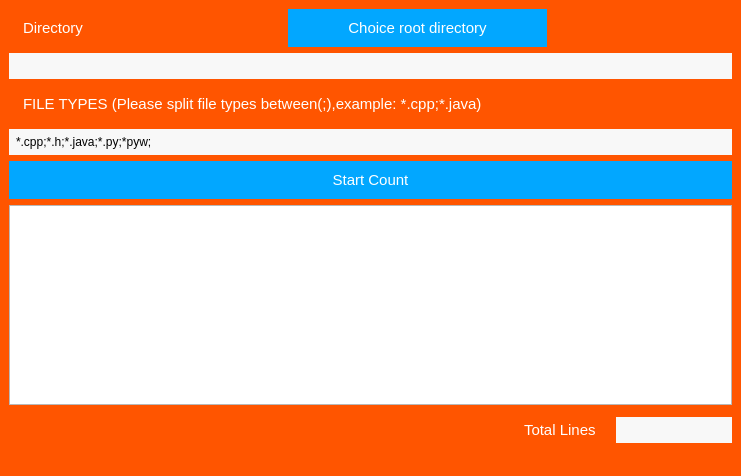
<?xml version="1.0" encoding="UTF-8"?>
<ui version="4.0">
 <class>MainWindow</class>
 <widget class="QMainWindow" name="MainWindow">
  <property name="geometry">
   <rect>
    <x>0</x>
    <y>0</y>
    <width>741</width>
    <height>476</height>
   </rect>
  </property>
  <property name="windowTitle">
   <string>CodeLineCounter</string>
  </property>
  <property name="styleSheet">
   <string notr="true">QMainWindow
{
	
	background-color:rgb(255, 85, 0)
}
QLabel
{
	color:rgb(255, 255, 255);
	padding:10px;
	font-family: &quot;Verdana&quot;;
	font-size: 15px;
	text-align: center;
}
QLineEdit
{
	color:rgb(0,0,0);
	background-color:#F8F8F8;
	border:0;
	padding:5px 5px;
}
QPushButton
{
	color: rgb(255, 255, 255);
	background-color:rgb(2, 167, 255);
	border:none;
    padding: 10px 60px;
	font-family: &quot;Verdana&quot;;
	font-size: 15px;
	text-align: center;
}
QPushButton:hover, QPushButton:pressed , QPushButton:checked
{
	background-color:rgb(10, 128, 255);
	padding-right: 20px;	
	font-weight:100
}
QPushButton:hover
{
	background-image: url(:/icon/next_dark);
	background-repeat:no-repeat;
	background-position: center left;
}
QPushButton:pressed, QPushButton:checked
{
	background-image: url(:/icon/next_light);
	background-repeat:no-repeat;
	background-position: center left;
}</string>
  </property>
  <widget class="QWidget" name="centralWidget">
   <layout class="QGridLayout" name="gridLayout_3">
    <item row="0" column="0" colspan="3">
     <layout class="QGridLayout" name="gridLayout_2">
      <item row="0" column="0">
       <widget class="QLabel" name="rootDicLabel">
        <property name="text">
         <string>Directory</string>
        </property>
       </widget>
      </item>
      <item row="0" column="1">
       <spacer name="horizontalSpacer">
        <property name="orientation">
         <enum>Qt::Horizontal</enum>
        </property>
        <property name="sizeType">
         <enum>QSizePolicy::Expanding</enum>
        </property>
        <property name="sizeHint" stdset="0">
         <size>
          <width>40</width>
          <height>20</height>
         </size>
        </property>
       </spacer>
      </item>
      <item row="0" column="2">
       <widget class="QPushButton" name="choiceRootDicButton">
        <property name="sizePolicy">
         <sizepolicy hsizetype="Maximum" vsizetype="Fixed">
          <horstretch>40</horstretch>
          <verstretch>0</verstretch>
         </sizepolicy>
        </property>
        <property name="text">
         <string>Choice root directory</string>
        </property>
       </widget>
      </item>
      <item row="0" column="3">
       <spacer name="horizontalSpacer_2">
        <property name="orientation">
         <enum>Qt::Horizontal</enum>
        </property>
        <property name="sizeType">
         <enum>QSizePolicy::Expanding</enum>
        </property>
        <property name="sizeHint" stdset="0">
         <size>
          <width>40</width>
          <height>20</height>
         </size>
        </property>
       </spacer>
      </item>
      <item row="1" column="0" colspan="4">
       <widget class="QLineEdit" name="rootDicPathEdit">
        <property name="enabled">
         <bool>false</bool>
        </property>
       </widget>
      </item>
     </layout>
    </item>
    <item row="1" column="0" colspan="3">
     <layout class="QGridLayout" name="gridLayout">
      <item row="0" column="0">
       <widget class="QLabel" name="label_2">
        <property name="text">
         <string>FILE TYPES (Please split file types between(;),example: *.cpp;*.java)</string>
        </property>
       </widget>
      </item>
      <item row="0" column="1">
       <spacer name="horizontalSpacer_3">
        <property name="orientation">
         <enum>Qt::Horizontal</enum>
        </property>
        <property name="sizeHint" stdset="0">
         <size>
          <width>40</width>
          <height>20</height>
         </size>
        </property>
       </spacer>
      </item>
      <item row="1" column="0" colspan="2">
       <widget class="QLineEdit" name="fileTypeEdit">
        <property name="text">
         <string>*.cpp;*.h;*.java;*.py;*pyw;</string>
        </property>
       </widget>
      </item>
     </layout>
    </item>
    <item row="2" column="2">
     <spacer name="verticalSpacer">
      <property name="orientation">
       <enum>Qt::Vertical</enum>
      </property>
      <property name="sizeHint" stdset="0">
       <size>
        <width>20</width>
        <height>18</height>
       </size>
      </property>
     </spacer>
    </item>
    <item row="3" column="0" colspan="3">
     <widget class="QPushButton" name="countButton">
      <property name="text">
       <string>Start Count</string>
      </property>
     </widget>
    </item>
    <item row="4" column="0" colspan="3">
     <widget class="QListWidget" name="listWidget">
      <property name="minimumSize">
       <size>
        <width>0</width>
        <height>200</height>
       </size>
      </property>
     </widget>
    </item>
    <item row="5" column="0">
     <spacer name="horizontalSpacer_4">
      <property name="orientation">
       <enum>Qt::Horizontal</enum>
      </property>
      <property name="sizeHint" stdset="0">
       <size>
        <width>317</width>
        <height>20</height>
       </size>
      </property>
     </spacer>
    </item>
    <item row="5" column="1" colspan="2">
     <layout class="QHBoxLayout" name="horizontalLayout">
      <item>
       <widget class="QLabel" name="totalLineLabel">
        <property name="text">
         <string>Total Lines</string>
        </property>
       </widget>
      </item>
      <item>
       <widget class="QLineEdit" name="totalLineEdit">
        <property name="enabled">
         <bool>false</bool>
        </property>
        <property name="minimumSize">
         <size>
          <width>100</width>
          <height>0</height>
         </size>
        </property>
       </widget>
      </item>
     </layout>
    </item>
    <item row="6" column="1">
     <spacer name="verticalSpacer_2">
      <property name="orientation">
       <enum>Qt::Vertical</enum>
      </property>
      <property name="sizeHint" stdset="0">
       <size>
        <width>20</width>
        <height>40</height>
       </size>
      </property>
     </spacer>
    </item>
   </layout>
  </widget>
 </widget>
 <resources/>
 <connections/>
</ui>
